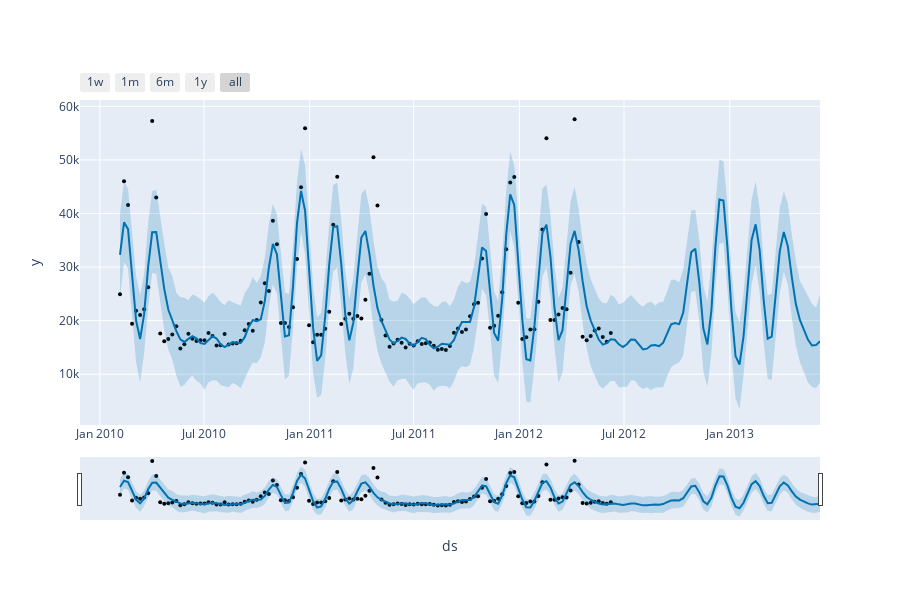

Write notebook code for a chart like this one.
### Code cell
future = model.make_future_dataframe(periods=52, freq='W-Fri') 
forecast = model.predict(future)
fig=plot_plotly(model, forecast)
py.iplot(fig)
